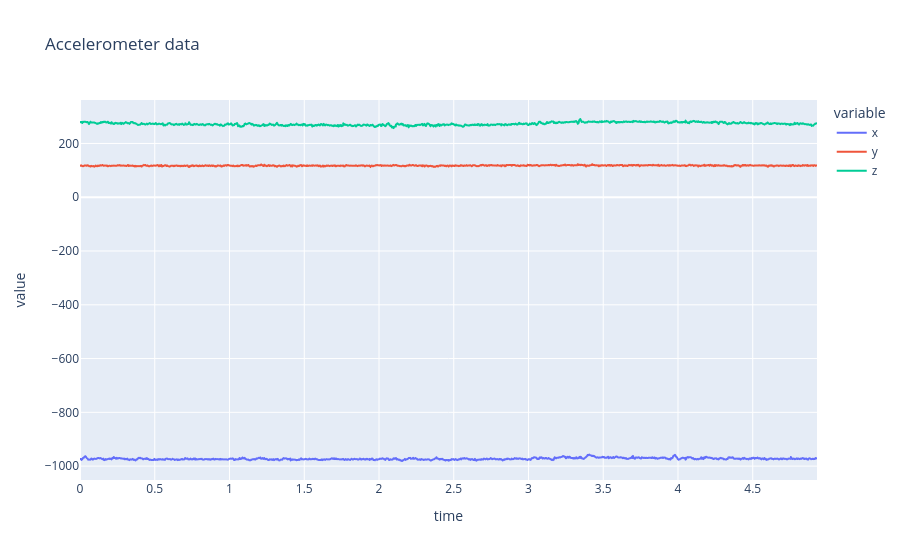

The notebook cell this image was saved under:
### Code cell
px.line(acc_data,
        x = "time",
        y = ["x", "y", "z"],
        title = "Accelerometer data")

### Figure 1 — Plotly figure (JSON) as saved in the notebook; plotly's stock layout.template omitted (floating-point values rounded to 4 significant figures; data arrays with more than 128 entries replaced by an {"elided": "..."} marker saying what was removed)
{"data": [{"hovertemplate": "variable=x<br>time=%{x}<br>value=%{y}<extra></extra>", "legendgroup": "x", "line": {"color": "#636efa", "dash": "solid"}, "marker": {"symbol": "circle"}, "mode": "lines", "name": "x", "showlegend": true, "type": "scattergl", "x": {"elided": "1008 float values"}, "xaxis": "x", "y": {"elided": "1008 int values"}, "yaxis": "y"}, {"hovertemplate": "variable=y<br>time=%{x}<br>value=%{y}<extra></extra>", "legendgroup": "y", "line": {"color": "#EF553B", "dash": "solid"}, "marker": {"symbol": "circle"}, "mode": "lines", "name": "y", "showlegend": true, "type": "scattergl", "x": {"elided": "1008 float values"}, "xaxis": "x", "y": {"elided": "1008 int values"}, "yaxis": "y"}, {"hovertemplate": "variable=z<br>time=%{x}<br>value=%{y}<extra></extra>", "legendgroup": "z", "line": {"color": "#00cc96", "dash": "solid"}, "marker": {"symbol": "circle"}, "mode": "lines", "name": "z", "showlegend": true, "type": "scattergl", "x": {"elided": "1008 float values"}, "xaxis": "x", "y": {"elided": "1008 int values"}, "yaxis": "y"}], "layout": {"legend": {"title": {"text": "variable"}, "tracegroupgap": 0}, "title": {"text": "Accelerometer data"}, "xaxis": {"anchor": "y", "domain": [0, 1], "title": {"text": "time"}}, "yaxis": {"anchor": "x", "domain": [0, 1], "title": {"text": "value"}}}}
